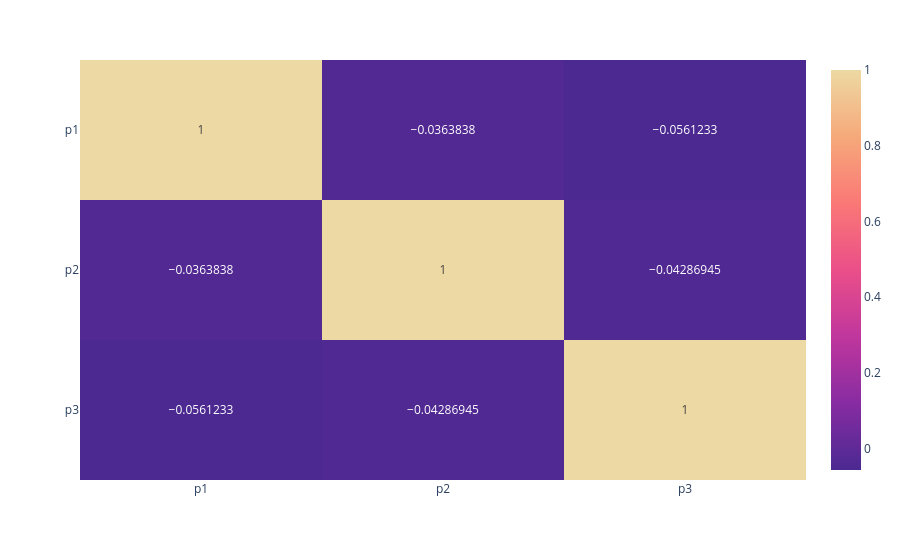

The code cell stored with this chart in its notebook:
### Code cell
fig_corr

### Figure 1 — Plotly figure (JSON) as saved in the notebook; plotly's stock layout.template omitted (floating-point values rounded to 4 significant figures)
{"data": [{"coloraxis": "coloraxis", "hovertemplate": "x: %{x}<br>y: %{y}<br>color: %{z}<extra></extra>", "name": "0", "texttemplate": "%{z}", "type": "heatmap", "x": ["p1", "p2", "p3"], "xaxis": "x", "y": ["p1", "p2", "p3"], "yaxis": "y", "z": [[1, -0.03638, -0.05612], [-0.03638, 1, -0.04287], [-0.05612, -0.04287, 1]]}], "layout": {"coloraxis": {"colorscale": [[0, "rgb(75, 41, 145)"], [0.1667, "rgb(135, 44, 162)"], [0.3333, "rgb(192, 54, 157)"], [0.5, "rgb(234, 79, 136)"], [0.6667, "rgb(250, 120, 118)"], [0.8333, "rgb(246, 169, 122)"], [1, "rgb(237, 217, 163)"]]}, "margin": {"t": 60}, "xaxis": {"anchor": "y", "domain": [0, 1]}, "yaxis": {"anchor": "x", "autorange": "reversed", "domain": [0, 1]}}}
